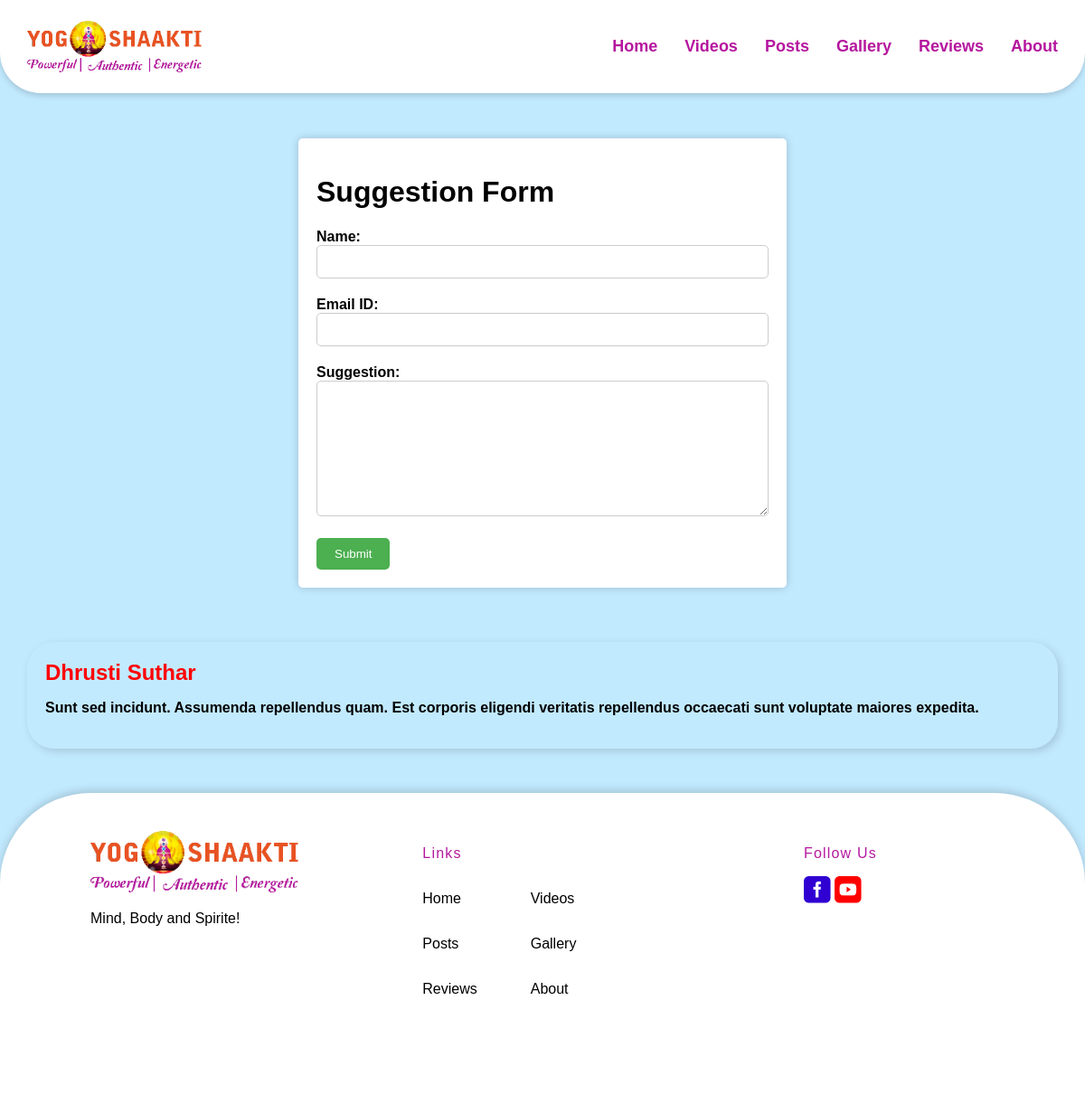
Screenshot of /yoga_review/ with the database file from the repository.
### home/models.py (models this page shows, shortened)
class Customer_reviews(models.Model):
    name = models.CharField(max_length=50, null=True, blank=True)
    message = RichTextField(null = True)
    class Meta:
        verbose_name_plural = "customer_reviews"

### home/views.py (the view)
# urls.py: path('yoga_review/', views.yoga_review, name="yoga_review"),
def yoga_review(request):
    data_review = Customer_reviews.objects.all()
    return render(request, 'review.html',{'data_review' : data_review})

### templates/review.html (shortened to what this page needs)
{% load static %}
<!DOCTYPE html>
<html lang="en" dir="ltr">
  <head>
    <link type="text/css" rel="stylesheet" href="{% static 'css/style.css' %}">
  </head>
  <body class="review_page">
    <div id="header">
      <img id="img_h" src="{% static 'assets/images/logo.png' %}" alt="Loading..">
      <div class="header_menu">
        <h3 id="home"><a href="{% url 'home' %}">Home</a></h3>
        <h3 id="video"><a href="{% url 'yoga_videos' %}">Videos</a></h3>
        <h3 id="post"><a href="{% url 'yoga_post' %}">Posts</a></h3>
        <h3 id="gallery"><a href="{% url 'yoga_gallery' %}">Gallery</a></h3>
        <h3 id="review"><a href="{% url 'yoga_review' %}">Reviews</a></h3>
        <h3 id="about"><a href="{% url 'about_us' %}">About</a></h3>
      </div>
    </div>
    <div class="container">
      <h1>Suggestion Form</h1>
      <form method="post">
          <div class="form-group">
              <label for="name">Name:</label>
              <input type="text" id="name" name="name" required>
          </div>
          <div class="form-group">
              <label for="email">Email ID:</label>
              <input type="email" id="email" name="email" required>
          </div>
          <div class="form-group">
              <label for="suggestion">Suggestion:</label>
              <textarea id="suggestion" name="suggestion" required></textarea>
          </div>
          <input type="submit" value="Submit">
      </form>
  </div>
  <div id="maindiv">
    {% for i in data_review %}
      <div id="tb1">
        <p id="text">{{ i.name  | safe}}</p>
        <p id="reviews">{{ i.message  | safe}}</p>
      </div>
    {% endfor %}
  </div>
  <div id="footer">
    <div class="footer_logo">
      <img src="{% static 'assets/images/logo.png' %}" alt="Loading..." id="img_f">
      <p id="text10">Mind, Body and Spirite!</p>
    </div>
    <div class="footer_link">
      <p id="links">Links</p>
      <div class="link_list">
      <p id="Home_f"><a href="{% url 'home' %}">Home</a></p>
      <p id="Video_f"><a href="{% url 'yoga_videos' %}">Videos</a></p>
      <p id="post_f"><a href="{% url 'yoga_post' %}">Posts</a></p>
      <p id="gallery_f"><a href="{% url 'yoga_gallery' %}">Gallery</a></p>
      <p id="review_f"><a href="{% url 'yoga_review' %}">Reviews</a></p>
      <p id="about_f"><a href="{% url 'about_us' %}">About</a></p>
    </div>
    </div>
    <div class="footer_social_icon">
      <p id="follow">Follow Us</p>
      <a href="https://www.facebook.com/SejalShahVirmani"><img src="{% static 'assets/images/facebook.png' %}"
          alt="Loading..." id="facebook"></a>
      <a href="https://youtube.com/channel/UCSaQ0GrPfLjuqaG8Hnd5Z0Q"><img src="{% static 'assets/images/Youtube.png' %}"
          alt="Loading..."></a>
    </div>
  </div>
  </body>
</html>

### static/css/style.css (style rules this page uses)
body { top: 0px; left: 0px; width: auto; height: auto; margin: 8px; background-color: #C2EAFF; font-family: 'Raleway', sans-serif; opacity: 1; }
img#img_h { width: 193px; object-fit: contain; }
#header { display: flex; width: auto; height: 103px; background: #FFFF; box-shadow: 0px 3px 6px #00000029; border-radius: 0px 0px 45px 45px; opacity: 1; justify-content: space-between; padding: 0 30px; }
.header_menu { display: flex; align-items: center; gap: 30px; }
.header_menu h3 { font-size: 18px; letter-spacing: 0px; color: #B5179E; cursor: pointer; }
.header_menu h3 a { font-size: 18px; letter-spacing: 0px; color: #B5179E; font-weight: bold; }
a { color: inherit; text-decoration: none; }
.footer_social_icon a img { width: 30px; height: 30px; object-fit: contain; }
#footer { margin-top: 49px; padding-top: 42px; left: 0px; width: auto; height: 302px; background: var(--unnamed-color-ffffff) 0% 0% no-repeat padding-box; background: #FFFFFF 0% 0% no-repeat padding-box; box-shadow: 0px -3px 10px #00000029; border-radius: 100px 100px 0px 0px; display: flex; justify-content: space-between; }
#img_f { margin-left: 100px; width: 230px; opacity: 1; }
.link_list { display: flex; flex-wrap: wrap; }
.link_list p { flex: 0 0 42%; }
.footer_social_icon { margin-right: 230px; }
#follow { text-align: left; letter-spacing: 1.2px; color: #B5189F; opacity: 1; }
p#text10 { margin-left: 100px; }
#links { text-align: left; letter-spacing: 1.2px; color: #B5189F; opacity: 1; }
#maindiv { margin: 60px 0; width: auto; opacity: 1; display: flex; flex-wrap: wrap; gap: 20px; justify-content: center; }
.review_page #maindiv { justify-content: space-between; margin: 60px 30px 30px 30px; gap: 10px; }
div#maindiv #tb1 { flex: 1 1 25%; }
div#maindiv #tb1 #text { color: #B5179E; }
div#maindiv #tb1 p { color: #838383; }
.review_page #maindiv div { background: transparent; box-shadow: 3px 3px 10px #00000026; border-radius: 30px; padding: 20px; opacity: 1; }
body.review_page { background-color: #C2EAFF; }
body.review_page #tb1 p:empty { display: none; }
body.review_page #tb1 p#text { color: #FF0000 !important; font-size: 24px; font-weight: bold; margin: 0; }
body.review_page #tb1 p#reviews { color: #010101 !important; font-size: 16px; font-weight: bold; margin: 15px 0 0 0; }

### templates/review.html (style rules this page uses)
body { font-family: Arial, sans-serif; background-color: #f2f2f2; margin: 0; padding: 0; }
.container { max-width: 600px; width:500px; margin: 50px auto; padding: 20px; background-color: #fff; box-shadow: 0 0 10px rgba(0, 0, 0, 0.2); border-radius: 5px; }
.form-group { margin-bottom: 20px; }
label { display: block; font-weight: bold; }
input[type="text"], input[type="email"], textarea { width: 100%; padding: 10px; border: 1px solid #ccc; border-radius: 5px; box-sizing: border-box; }
textarea { height: 150px; }
input[type="submit"] { background-color: #4CAF50; color: #fff; padding: 10px 20px; border: none; border-radius: 5px; cursor: pointer; }

### rows the page displays
Customer_reviews: name "Dhrusti Suthar", message "Sunt sed incidunt. Assumenda repellendus quam. Est corporis eligendi veritatis repellendus occaecati sunt voluptate maiores expedita."
